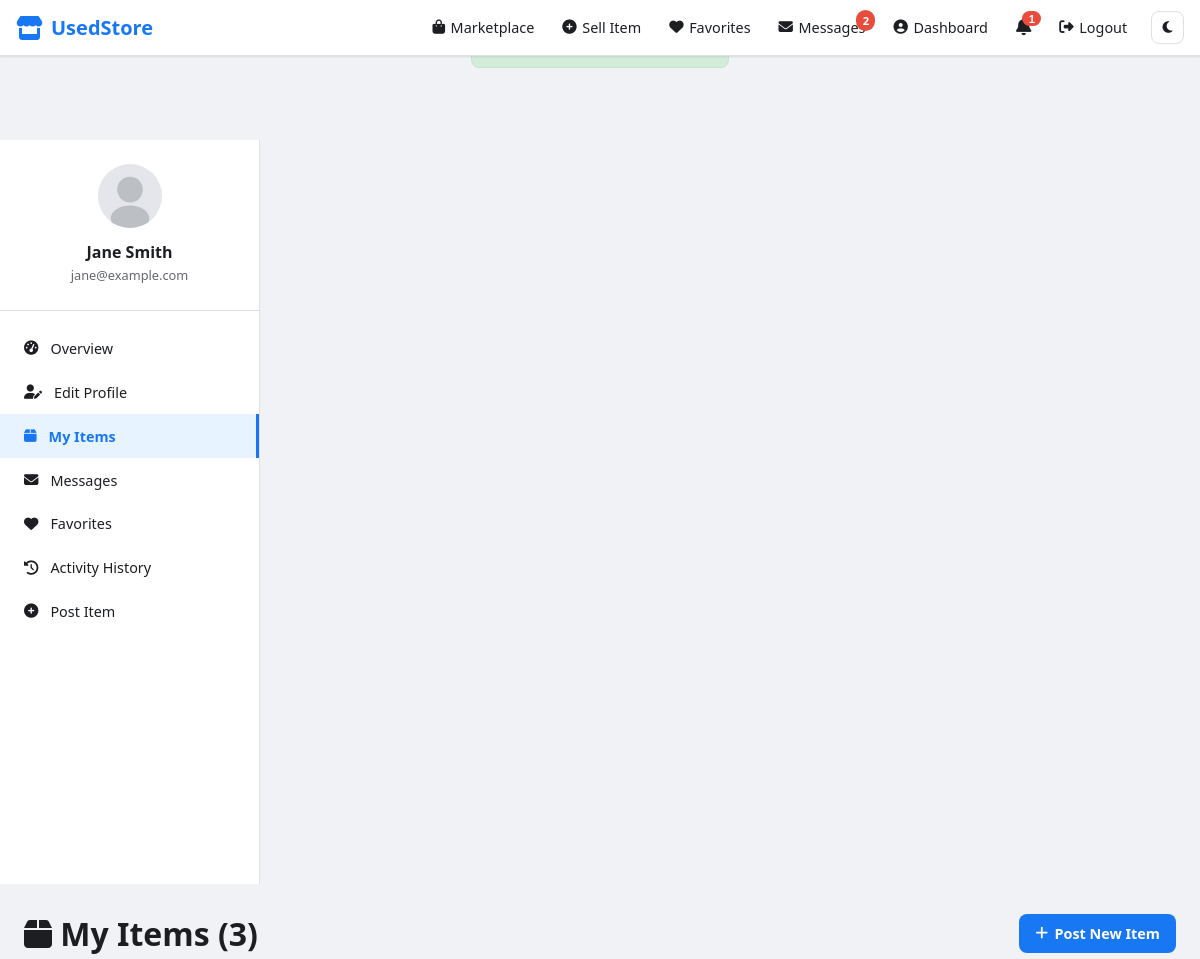
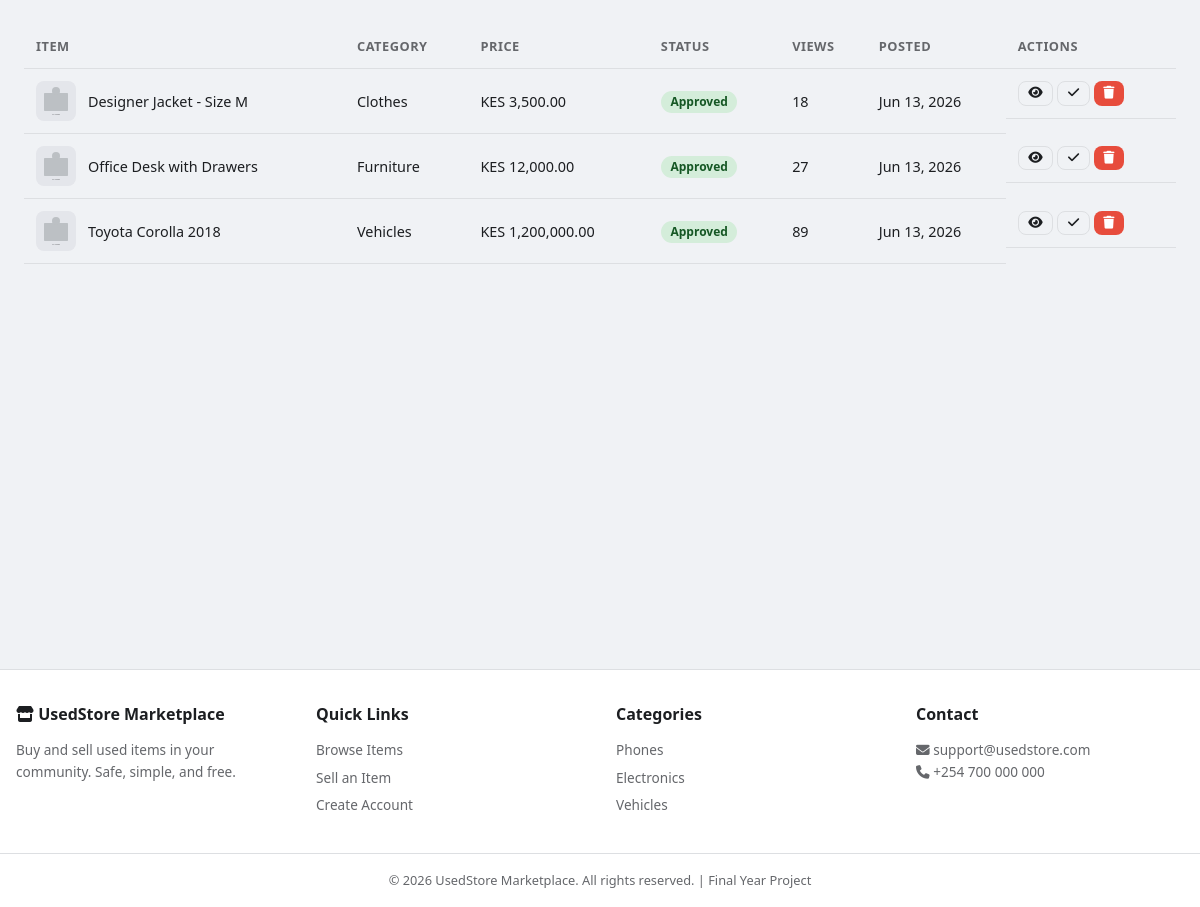
/dashboard/my-items.php (signed in), run on the app's committed database (2 pictures, top to bottom).
### tables this page shows
CREATE TABLE users (
    id              INT AUTO_INCREMENT PRIMARY KEY,
    full_name       VARCHAR(100) NOT NULL,
    email           VARCHAR(150) NOT NULL UNIQUE,
    phone           VARCHAR(20) NOT NULL,
    password        VARCHAR(255) NOT NULL,
    profile_picture VARCHAR(255) DEFAULT 'default-avatar.png',
    role            ENUM('user', 'admin') NOT NULL DEFAULT 'user',
    status          ENUM('active', 'blocked') NOT NULL DEFAULT 'active',
    created_at      TIMESTAMP DEFAULT CURRENT_TIMESTAMP,
    updated_at      TIMESTAMP DEFAULT CURRENT_TIMESTAMP ON UPDATE CURRENT_TIMESTAMP
);

CREATE TABLE products (
    id          INT AUTO_INCREMENT PRIMARY KEY,
    user_id     INT NOT NULL,
    category_id INT NOT NULL,
    title       VARCHAR(200) NOT NULL,
    description TEXT NOT NULL,
    price       DECIMAL(10, 2) NOT NULL,
    location    VARCHAR(150) NOT NULL,
    condition_type ENUM('new', 'used') NOT NULL DEFAULT 'used',
    status      ENUM('pending', 'approved', 'rejected', 'sold') NOT NULL DEFAULT 'pending',
    views       INT NOT NULL DEFAULT 0,
    date_posted TIMESTAMP DEFAULT CURRENT_TIMESTAMP,
    updated_at  TIMESTAMP DEFAULT CURRENT_TIMESTAMP ON UPDATE CURRENT_TIMESTAMP,
    FOREIGN KEY (user_id) REFERENCES users(id) ON DELETE CASCADE,
    FOREIGN KEY (category_id) REFERENCES categories(id) ON DELETE RESTRICT,
    INDEX idx_status (status),
    INDEX idx_price (price),
    INDEX idx_location (location),
    INDEX idx_date_posted (date_posted)
);

CREATE TABLE categories (
    id          INT AUTO_INCREMENT PRIMARY KEY,
    name        VARCHAR(50) NOT NULL UNIQUE,
    slug        VARCHAR(50) NOT NULL UNIQUE,
    icon        VARCHAR(50) DEFAULT 'fa-tag',
    created_at  TIMESTAMP DEFAULT CURRENT_TIMESTAMP
);

### includes/functions.php (called while the page is built, shortened)
<?php
require_once __DIR__ . '/../config/database.php';
function sanitize(string $input): string
{
    return htmlspecialchars(trim($input), ENT_QUOTES, 'UTF-8');
}
function isLoggedIn(): bool
{
    return isset($_SESSION['user_id']);
}
function getCurrentUser(): ?array
{
    global $pdo;
    $stmt = $pdo->prepare('SELECT * FROM users WHERE id = ? AND status = "active"');
    $stmt->execute([$_SESSION['user_id']]);
    return $stmt->fetch() ?: null;
}
function formatPrice(float $price): string
{
    return 'KES ' . number_format($price, 2);
}
function timeAgo(string $datetime): string
{
    $time = strtotime($datetime);
    $diff = time() - $time;
    return date('M j, Y', $time);
}
function getProductImage(?string $path, string $type = 'products'): string
{
    return SITE_URL . '/assets/images/default-product.svg';
}
function getProfileImage(?string $path): string
{
    return SITE_URL . '/assets/images/default-avatar.svg';
}
function csrfToken(): string
{
    return $_SESSION['csrf_token'];
}

### dashboard/my-items.php (the view, shortened to what this page needs)
<?php
require_once __DIR__ . '/../includes/functions.php';
$userId = $_SESSION['user_id'];
$user = getCurrentUser();
$stmt = $pdo->prepare(
    "SELECT p.*, c.name AS category_name,
            (SELECT image_path FROM product_images WHERE product_id = p.id AND is_primary = 1 LIMIT 1) AS image
     FROM products p JOIN categories c ON p.category_id = c.id
     WHERE p.user_id = ? ORDER BY p.date_posted DESC"
);
$stmt->execute([$userId]);
$items = $stmt->fetchAll();
require_once __DIR__ . '/../includes/header.php';
require_once __DIR__ . '/sidebar.php';
?>
<div class="dashboard-content">
    <div class="dashboard-header">
        <h1><i class="fas fa-box"></i> My Items (<?= count($items) ?>)</h1>
        <a href="<?= SITE_URL ?>/pages/post-item.php" class="btn btn-primary">
            <i class="fas fa-plus"></i> Post New Item
        </a>
    </div>
    <?php if (empty($items)): ?>
        <div class="empty-state">
            <i class="fas fa-box-open"></i>
            <h3>No items posted yet</h3>
            <a href="<?= SITE_URL ?>/pages/post-item.php" class="btn btn-primary">Post Your First Item</a>
        </div>
    <?php else: ?>
        <div class="table-responsive">
            <table class="data-table">
                <thead>
                    <tr>
                        <th>Item</th>
                        <th>Category</th>
                        <th>Price</th>
                        <th>Status</th>
                        <th>Views</th>
                        <th>Posted</th>
                        <th>Actions</th>
                    </tr>
                </thead>
                <tbody>
                    <?php foreach ($items as $item): ?>
                        <tr>
                            <td>
                                <div class="table-item">
                                    <img src="<?= getProductImage($item['image']) ?>" alt="">
                                    <span><?= sanitize($item['title']) ?></span>
                                </div>
                            </td>
                            <td><?= sanitize($item['category_name']) ?></td>
                            <td><?= formatPrice($item['price']) ?></td>
                            <td><span class="status-badge status-<?= $item['status'] ?>"><?= ucfirst($item['status']) ?></span></td>
                            <td><?= $item['views'] ?></td>
                            <td><?= timeAgo($item['date_posted']) ?></td>
                            <td class="actions">
                                <?php if ($item['status'] === 'approved'): ?>
                                    <a href="<?= SITE_URL ?>/pages/item.php?id=<?= $item['id'] ?>" class="btn btn-sm btn-outline" title="View">
                                        <i class="fas fa-eye"></i>
                                    </a>
                                <?php endif; ?>
                                <?php if ($item['status'] !== 'sold'): ?>
                                    <a href="?mark_sold=<?= $item['id'] ?>&token=<?= csrfToken() ?>"
                                       class="btn btn-sm btn-outline" title="Mark Sold"
                                       onclick="return confirm('Mark this item as sold?')">
                                        <i class="fas fa-check"></i>
                                    </a>
                                <?php endif; ?>
                                <a href="?delete=<?= $item['id'] ?>&token=<?= csrfToken() ?>"
                                   class="btn btn-sm btn-danger" title="Delete"
                                   onclick="return confirm('Delete this item permanently?')">
                                    <i class="fas fa-trash"></i>
                                </a>
                            </td>
                        </tr>
                    <?php endforeach; ?>
                </tbody>
            </table>
        </div>
    <?php endif; ?>
</div>
</div>
<?php require_once __DIR__ . '/../includes/footer.php'; ?>

### dashboard/sidebar.php
<aside class="dashboard-sidebar">
    <div class="sidebar-user">
        <img src="<?= getProfileImage($user['profile_picture'] ?? 'default-avatar.png') ?>" alt="Profile">
        <h3><?= sanitize($user['full_name'] ?? $_SESSION['user_name']) ?></h3>
        <p><?= sanitize($user['email'] ?? $_SESSION['user_email']) ?></p>
    </div>
    <nav class="sidebar-nav">
        <a href="<?= SITE_URL ?>/dashboard/index.php" class="<?= basename($_SERVER['PHP_SELF']) === 'index.php' ? 'active' : '' ?>">
            <i class="fas fa-tachometer-alt"></i> Overview
        </a>
        <a href="<?= SITE_URL ?>/dashboard/profile.php" class="<?= basename($_SERVER['PHP_SELF']) === 'profile.php' ? 'active' : '' ?>">
            <i class="fas fa-user-edit"></i> Edit Profile
        </a>
        <a href="<?= SITE_URL ?>/dashboard/my-items.php" class="<?= basename($_SERVER['PHP_SELF']) === 'my-items.php' ? 'active' : '' ?>">
            <i class="fas fa-box"></i> My Items
        </a>
        <a href="<?= SITE_URL ?>/pages/messages.php">
            <i class="fas fa-envelope"></i> Messages
        </a>
        <a href="<?= SITE_URL ?>/pages/favorites.php">
            <i class="fas fa-heart"></i> Favorites
        </a>
        <a href="<?= SITE_URL ?>/dashboard/activity.php" class="<?= basename($_SERVER['PHP_SELF']) === 'activity.php' ? 'active' : '' ?>">
            <i class="fas fa-history"></i> Activity History
        </a>
        <a href="<?= SITE_URL ?>/pages/post-item.php">
            <i class="fas fa-plus-circle"></i> Post Item
        </a>
    </nav>
</aside>
<div class="dashboard-layout">

### assets/css/style.css (style rules this page uses)
:root { --primary: #1877f2; --primary-dark: #166fe5; --primary-light: #e7f3ff; --secondary: #42b72a; --danger: #e74c3c; --warning: #f39c12; --success: #27ae60; --bg: #f0f2f5; --bg-card: #ffffff; --text: #1c1e21; --text-muted: #65676b; --border: #dddfe2; --shadow: 0 1px 2px rgba(0,0,0,.1); --shadow-lg: 0 4px 12px rgba(0,0,0,.15); --radius: 8px; --radius-lg: 12px; --nav-height: 56px; --transition: 0.2s ease; --font: 'Segoe UI', system-ui, -apple-system, sans-serif; }
*, *::before, *::after { box-sizing: border-box; margin: 0; padding: 0; }
html { scroll-behavior: smooth; }
body { font-family: var(--font); background: var(--bg); color: var(--text); line-height: 1.6; min-height: 100vh; display: flex; flex-direction: column; }
a { color: var(--primary); text-decoration: none; }
img { max-width: 100%; height: auto; display: block; }
.btn { display: inline-flex; align-items: center; gap: 0.4rem; padding: 0.5rem 1rem; border: none; border-radius: var(--radius); font-size: 0.9rem; font-weight: 600; cursor: pointer; transition: all var(--transition); text-decoration: none; font-family: inherit; }
.btn-primary { background: var(--primary); color: #fff; }
.btn-outline { background: transparent; border: 1px solid var(--border); color: var(--text); }
.btn-danger { background: var(--danger); color: #fff; }
.btn-sm { padding: 0.3rem 0.6rem; font-size: 0.8rem; }
.dashboard-layout { display: flex; max-width: 1400px; margin: 0 auto; min-height: calc(100vh - var(--nav-height)); }
.dashboard-sidebar { width: 260px; flex-shrink: 0; background: var(--bg-card); border-right: 1px solid var(--border); padding: 1.5rem 0; position: sticky; top: var(--nav-height); height: calc(100vh - var(--nav-height)); overflow-y: auto; }
.sidebar-user { text-align: center; padding: 0 1.5rem 1.5rem; border-bottom: 1px solid var(--border); }
.sidebar-user img { width: 64px; height: 64px; border-radius: 50%; object-fit: cover; margin: 0 auto 0.75rem; }
.sidebar-user h3 { font-size: 1rem; }
.sidebar-user p { font-size: 0.8rem; color: var(--text-muted); }
.sidebar-nav { padding: 1rem 0; }
.sidebar-nav a { display: flex; align-items: center; gap: 0.75rem; padding: 0.65rem 1.5rem; color: var(--text); text-decoration: none; font-size: 0.9rem; transition: all var(--transition); }
.sidebar-nav a.active { background: var(--primary-light); color: var(--primary); font-weight: 600; border-right: 3px solid var(--primary); }
.dashboard-content { flex: 1; padding: 1.5rem; min-width: 0; }
.dashboard-header { display: flex; justify-content: space-between; align-items: center; margin-bottom: 1.5rem; flex-wrap: wrap; gap: 1rem; }
.table-responsive { overflow-x: auto; }
.data-table { width: 100%; border-collapse: collapse; font-size: 0.9rem; }
.data-table th, .data-table td { padding: 0.75rem; text-align: left; border-bottom: 1px solid var(--border); }
.data-table th { background: var(--bg); font-weight: 600; font-size: 0.8rem; text-transform: uppercase; letter-spacing: 0.5px; color: var(--text-muted); }
.table-item { display: flex; align-items: center; gap: 0.75rem; }
.table-item img { width: 40px; height: 40px; border-radius: var(--radius); object-fit: cover; }
.actions { display: flex; gap: 0.25rem; white-space: nowrap; }
.status-badge, .role-badge { padding: 0.15rem 0.6rem; border-radius: 20px; font-size: 0.75rem; font-weight: 600; }
.status-active, .status-approved { background: #d4edda; color: #155724; }

### data on the page
users: full_name "Jane Smith", email "jane@example.com"
products: title "Designer Jacket - Size M", category.name "Clothes", price "KES 3,500.00", status "Approved", views "18", date_posted "Jun 13, 2026"
products: title "Office Desk with Drawers", category.name "Furniture", price "KES 12,000.00", status "Approved", views "27", date_posted "Jun 13, 2026"
products: title "Toyota Corolla 2018", category.name "Vehicles", price "KES 1,200,000.00", status "Approved", views "89", date_posted "Jun 13, 2026"

### other printed values
$unreadMessages "2"
$unreadNotifications "1"
count($items) "3"
